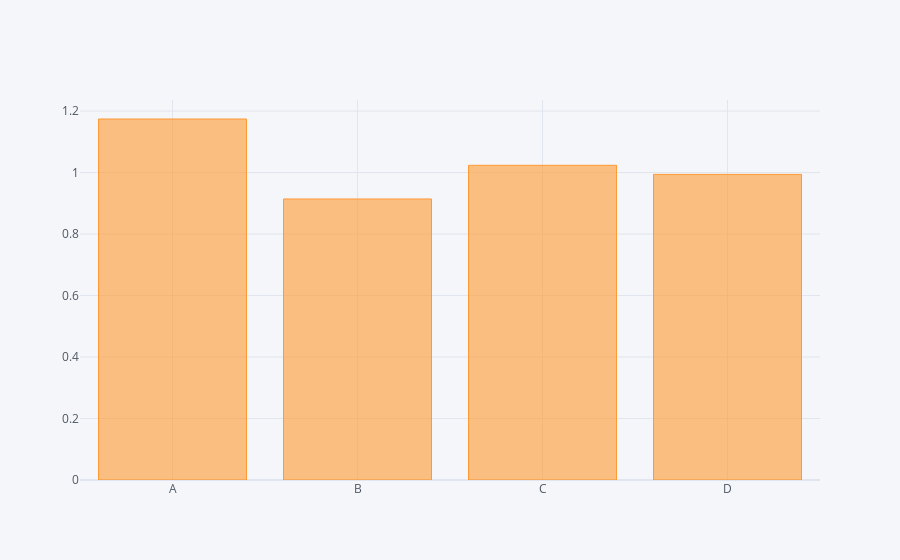

The code cell stored with this chart in its notebook:
### Code cell
df.std().iplot(kind = 'bar')

### Figure 1 — Plotly figure (JSON) as saved in the notebook; plotly's stock layout.template omitted (floating-point values rounded to 4 significant figures)
{"data": [{"marker": {"color": "rgba(255, 153, 51, 0.6)", "line": {"color": "rgba(255, 153, 51, 1.0)", "width": 1}}, "name": "None", "orientation": "v", "text": "", "type": "bar", "x": ["A", "B", "C", "D"], "y": [1.174, 0.9141, 1.024, 0.9941]}], "layout": {"legend": {"bgcolor": "#F5F6F9", "font": {"color": "#4D5663"}}, "paper_bgcolor": "#F5F6F9", "plot_bgcolor": "#F5F6F9", "title": {"font": {"color": "#4D5663"}}, "xaxis": {"gridcolor": "#E1E5ED", "showgrid": true, "tickfont": {"color": "#4D5663"}, "title": {"font": {"color": "#4D5663"}, "text": ""}, "zerolinecolor": "#E1E5ED"}, "yaxis": {"gridcolor": "#E1E5ED", "showgrid": true, "tickfont": {"color": "#4D5663"}, "title": {"font": {"color": "#4D5663"}, "text": ""}, "zerolinecolor": "#E1E5ED"}}}
